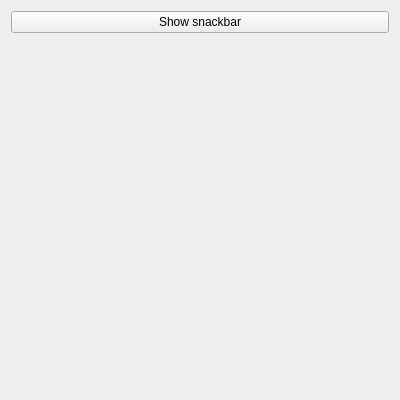
<?xml version="1.0" encoding="UTF-8"?>
<ui version="4.0">
 <class>SnackbarSettings</class>
 <widget class="QWidget" name="SnackbarSettings">
  <property name="geometry">
   <rect>
    <x>0</x>
    <y>0</y>
    <width>400</width>
    <height>400</height>
   </rect>
  </property>
  <property name="windowTitle">
   <string>Form</string>
  </property>
  <layout class="QVBoxLayout" name="verticalLayout">
   <item>
    <widget class="QPushButton" name="showSnackbarButton">
     <property name="text">
      <string>Show snackbar</string>
     </property>
    </widget>
   </item>
   <item>
    <widget class="MaterialSnackbar" name="snackbar"/>
   </item>
  </layout>
 </widget>
 <customwidgets>
  <customwidget>
   <class>MaterialSnackbar</class>
   <extends>QWidget</extends>
   <header location="global">QtMaterialWidgets/snackbar.hpp</header>
  </customwidget>
 </customwidgets>
 <resources/>
 <connections/>
</ui>
